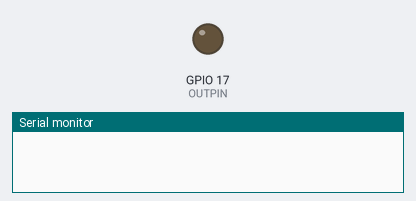
A sketch run on a simulated ESP32. Shown: output pins drawn as LEDs (lit = HIGH), the last lines printed to the serial monitor.

Above: at 0.0 s.
At 5.4 s:
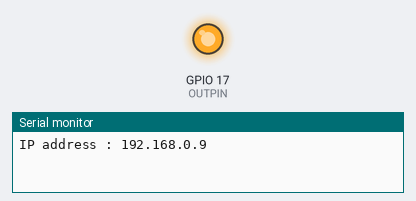
Timing chart, 0 to 6.9 s (numbered marks = the images above):
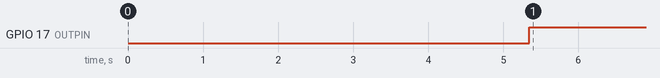

The sketch:

WIFI_Robots.ino
```cpp
#include<WiFi.h>
#include<WiFiUDP.h>

#define OUTPIN 17

const char *ssid = "ESP32-SWITCH"; //SSID
const char *pass = "test1234"; //パスワード
const IPAddress ip(192, 168, 0, 9); //サーバーのIPアドレス
const IPAddress subnet(255, 255, 255, 0); //サブネットマスク
bool flag = true;
int timer = 0;
int val;

WiFiClient client;
WiFiUDP udp;

WiFiServer server(80);

void setup() {
  // put your setup code here, to run once:
  pinMode(OUTPIN, OUTPUT);
  Serial.begin(115200);

  WiFi.softAP(ssid, pass);
  delay(100);
  WiFi.softAPConfig(ip, ip, subnet);

  IPAddress myIP = WiFi.softAPIP();

  Serial.print("IP address : ");
  Serial.println(myIP);

  udp.begin(10000);
}


void loop() {
  // put your main code here, to run repeatedly:


  if (udp.parsePacket()) {
    val = udp.read();
    Serial.println(val);
    timer = 0;
  }

  if(timer > 5000) {
    val = -1;
  }

  if(val == 0) digitalWrite(OUTPIN, LOW);
  else digitalWrite(OUTPIN, HIGH);

  timer++;
}
```

Measured:
- by itself, GPIO 17 (OUTPIN): LOW → HIGH at 5.3 s
